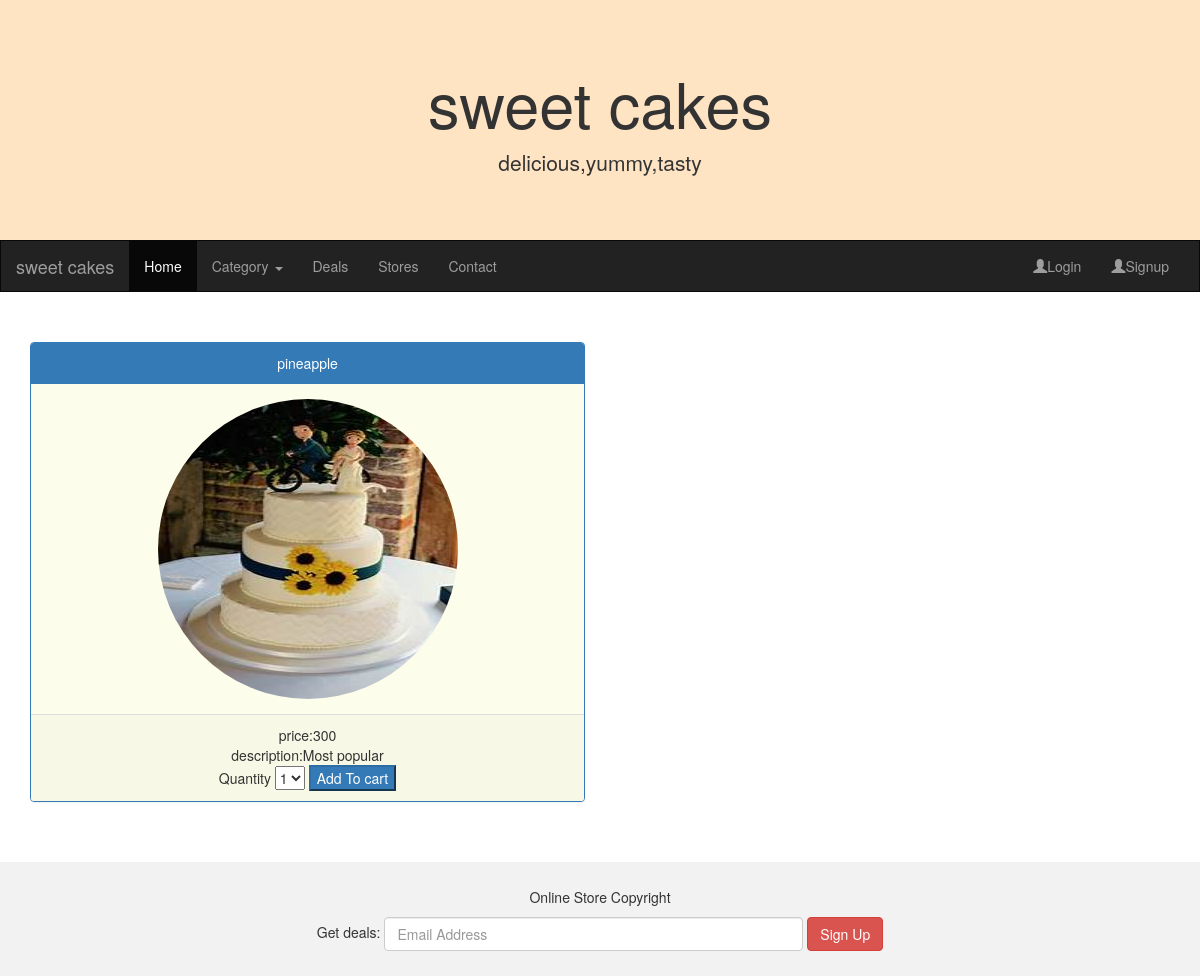
Screenshot of /showDetails/2 with the database file from the repository.
### AdminApp/models.py (models this page shows, shortened)
class Cake(models.Model):
    cname = models.CharField(max_length=20)
    cake_image = models.ImageField(default="abc.jpg",upload_to="images")
    price = models.FloatField(default=100)
    description = models.CharField(max_length=20)
    category = models.ForeignKey(Category,on_delete=models.CASCADE)
    class Meta:
        db_table = "Cake"

### UserApp/views.py (the view, shortened to what this page needs)
# urls.py: path('showDetails/<cid>',views.showDetails),
def showDetails(request,cid):
      if(request.method=="GET"):
            cake=Cake.objects.filter(id=cid)
            cats=Category.objects.all()
            return render(request,"showCakeDetails.html",{"cake":cake,"cats":cats})

### UserApp/templates/showCakeDetails.html (shortened to what this page needs)
{%extends "master.html"%}
{%block master%}
<center>
<div class="container">
  <form method="POST">
      <div class="row">
            {%for cake in cake%}
            <center>
        <div class="col-sm-6">
          <div class="panel panel-primary" style="background-color:rgb(253, 253, 235) ">
            <div class="panel-heading">{{cake.cname}}</div>
            <div class="panel-body"><img src="{{cake.cake_image.url}}" class="img-circle" style="width:300px;height: 300px;" alt="Image"></div>
            <div class="panel-footer" style="background-color:rgb(248, 248, 230);">
                  price:{{cake.price}}<br/>description:{{cake.description}}
            <br/>Quantity
            <select name="qty">
              <option>1</option>
            </select>
            <button class="button btn-primary" type="submit">Add To cart</button>
            </div>
          </div>
        </div>
      </center>
        {%endfor%}
      </div>
      </form>
    </div></center>
{%endblock%}

### rows the page displays
Cake: cname "pineapple", cake_image (picture), price "300", description "Most popular"
